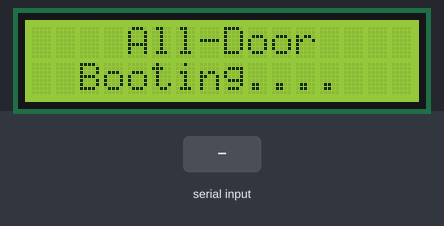
Recording of a sketch running on a simulated Arduino Uno, built with avr-gcc and run on an emulated ATmega328P. Shown: 16×2 character LCD. The test bench sets the inputs (shaded band).

Above: at 1.2 s.
1.3 s: ":\n" received over Serial
At 2.5 s:
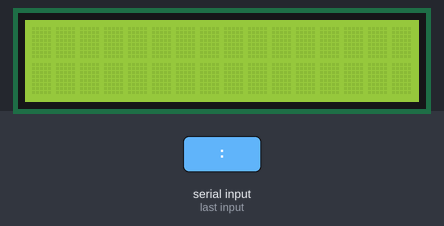
2.8 s: "1\n" received over Serial
At 3.6 s:
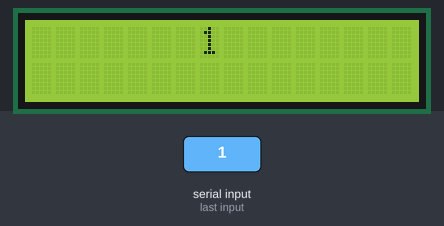
Timing chart, 0 to 5.8 s (numbered marks = the images above; inputs shaded):
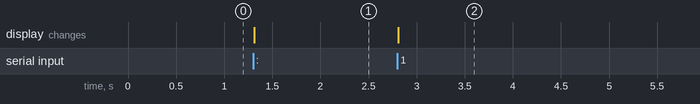

Measured:
- after the input at 1.3 s, the display: changes at once (image 1)
- after the input at 2.8 s, the display: changes at once (image 2)

The sketch:

artik_arduino.ino
```cpp
#include <Keypad.h>
#include <Wire.h>
#include <LiquidCrystal_I2C.h>

LiquidCrystal_I2C lcd(0x27, 16, 2);
String firstString = "";
String secondString = "";
boolean isFirst = true;
boolean stringComplete = false;

const byte ROWS = 4;
const byte COLS = 3;
char keys[ROWS][COLS] = {
	{'1','2','3'},
	{'4','5','6'},
	{'7','8','9'},
	{'*','0','#'}
};
byte rowPins[ROWS] = {7, 12, 11, 9};
byte colPins[COLS] = {8, 6, 10};

Keypad keypad = Keypad( makeKeymap(keys), rowPins, colPins, ROWS, COLS );

void setup(){
	Serial.begin(9600);

	lcd.begin();

	lcd.backlight();
	printLcd("All-Door", "Booting....");

}

void loop(){
	char key = keypad.getKey();

	if (key){
		Serial.print(key);
	}

	if (stringComplete) {
		lcd.clear();
		printLcd(firstString, secondString);
		firstString = "";
		secondString = "";
		stringComplete = false;
	}

}

void serialEvent() {

	while (Serial.available()) {

		char inChar = (char)Serial.read();

		if (inChar == '\n') {
			stringComplete = true;
			isFirst = true;
		} else {
			if (inChar == ':') {
				isFirst = false;
				continue;
			}
			if(isFirst) {
				firstString += inChar;
			} else {
				secondString += inChar;
			}
		}
	}
}

void printLcd(String firstStr, String secondStr) {
	int firstLen = firstStr.length();
	int secondLen = secondStr.length();
	int firstCursor = ( 16 - firstLen ) / 2;
	int secondCursor = ( 16 - secondLen ) / 2;

	lcd.clear();

	lcd.setCursor(firstCursor, 0);
	lcd.print(firstStr);
	lcd.setCursor(secondCursor, 1);
	lcd.print(secondStr);
}
```
